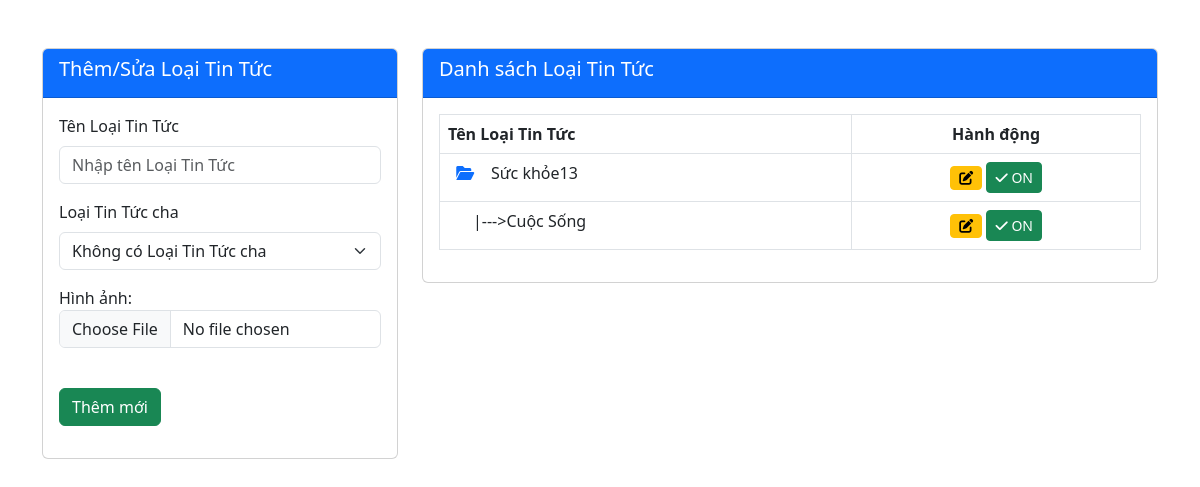
Screenshot of /admin_test/modul/qlytintuc/lietke.php with the database file from the repository.
### tables this page shows
CREATE TABLE `loaitintuc` (
  `id_ltt` int(11) NOT NULL,
  `Ten_ltt` varchar(100) DEFAULT NULL,
  `parent_ltt` int(11) DEFAULT NULL,
  `Hinh_ltt` varchar(255) DEFAULT NULL,
  `Hoatdong` int(11) DEFAULT NULL,
  `created_at` datetime DEFAULT NULL
);

### admin_test/modul/qlytintuc/lietke.php (the view, shortened to what this page needs)
<link rel="stylesheet" href="https://cdn.jsdelivr.net/npm/@fancyapps/ui@4.0.30/dist/fancybox.css" />
<?php
$query = "SELECT * FROM Loaitintuc ORDER BY parent_ltt ASC, id_ltt ASC";
$result = mysqli_query($link, $query);
$Loaitintuc = [];
if ($result && mysqli_num_rows($result) > 0) {
    while ($row = mysqli_fetch_assoc($result)) {
        $Loaitintuc[] = $row;
    }
}
function hienThiLoaitintuc($Loaitintuc, $parent = 0, $level = 0)
{
    $html = '';
    foreach ($Loaitintuc as $dm) {
        $status = $dm['Hoatdong'];
        $statusText = ($status == 1) ? 'OFF' : 'ON';
        $statusClass = ($status == 1) ? 'btn-danger' : 'btn-success';
        $iconClass = ($status == 1) ? 'fa-times' : 'fa-check';
        if ($dm['parent_ltt'] == $parent) {
            $prefix = str_repeat('|--->', $level);
            $icon = $level === 0 ? '<i class="fas fa-folder-open text-primary"></i>' : '';
            $html .= '<tr>';
            $html .= '<td> &nbsp;&nbsp;' . $icon . ' &nbsp;&nbsp;&nbsp;' . $prefix . $dm['Ten_ltt'] . '</td>';
            $html .= '<td class="text-center">';
            $html .= '  <button class="btn btn-sm btn-warning btn-edit"
                            data-id="' . $dm['id_ltt'] . '"
                            data-name="' . $dm['Ten_ltt'] . '"
                            data-parent="' . $dm['parent_ltt'] . '"
                            data-hinh="' . $dm['Hinh_ltt'] . '"
                            >
                            <i class="fas fa-edit"></i>
                        </button>';
                        $html .= '     <button class="btn btn-sm ' . $statusClass . ' btn-toggle-status"
                        data-id="' . $dm['id_ltt'] . '"
                        data-status="' . $status . '">
                        <i class="fas ' . $iconClass . '"></i> ' . $statusText . '
                    </button>';
            $html .= '</td>';
            $html .= '</tr>';
            $html .= hienThiLoaitintuc($Loaitintuc, $dm['id_ltt'], $level + 1);
        }
    }
    return $html;
}
?>
<!DOCTYPE html>
<html lang="en">
<head>
    <link rel="stylesheet" href="https://cdnjs.cloudflare.com/ajax/libs/bootstrap/5.3.0/css/bootstrap.min.css">
    <link rel="stylesheet" href="https://cdnjs.cloudflare.com/ajax/libs/font-awesome/6.0.0/css/all.min.css">
</head>
<body>
    <div class="container mt-5">
        <div class="row">
            <div class="col-md-4">
                <div class="card">
                    <div class="card-header bg-primary text-white">
                        <h5>Thêm/Sửa Loại Tin Tức</h5>
                    </div>
                    <div class="card-body">
                        <form id="formLoaitintuc" enctype="multipart/form-data">
                            <div class="mb-3">
                                <label for="Ten_ltt" class="form-label">Tên Loại Tin Tức</label>
                                <input type="text" class="form-control" id="Ten_ltt" name="Ten_ltt" placeholder="Nhập tên Loại Tin Tức" required>
                            </div>
                            <div class="mb-3">
                                <label for="parent_ltt" class="form-label">Loại Tin Tức cha</label>
                                <select class="form-select" id="parent_ltt" name="parent_ltt">
                                    <option value="0">Không có Loại Tin Tức cha</option>
                                </select>
                            </div>
                            <div class="mb-3">
                                <div class="form-group">
                                    <label for="Hinh_ltt">Hình ảnh:</label>
                                    <input type="file" class="form-control" id="Hinh_ltt" name="Hinh_ltt" accept="image/*">
                                </div>
                                <div class="form-group">
                                    <br>
                                </div>
                            </div>
                            <div class="d-flex justify-content-between">
                                <div class="d-flex justify-content-between">
                                    <button type="submit" class="btn btn-success" id="btnAdd">Thêm mới</button>
                                </div>
                            </div>
                        </form>
                    </div>
                </div>
            </div>
            <div class="col-md-8">
                <div class="card">
                    <div class="card-header bg-primary text-white">
                        <h5>Danh sách Loại Tin Tức</h5>
                    </div>
                    <div class="card-body">
                        <table class="table table-bordered">
                            <thead>
                                <tr>
                                    <th>Tên Loại Tin Tức</th>
                                    <th class="text-center">Hành động</th>
                                </tr>
                            </thead>
                            <tbody id="LoaitintucTable">
                                <?= hienThiLoaitintuc($Loaitintuc); ?>
                            </tbody>
                        </table>
                    </div>
                </div>
            </div>
        </div>
    </div>
</body>
</html>

### rows the page displays
loaitintuc: Ten_ltt "Sức khỏe13", Hoatdong "ON"
loaitintuc: prefix "|--->", Ten_ltt "Cuộc Sống", statusText "ON"
